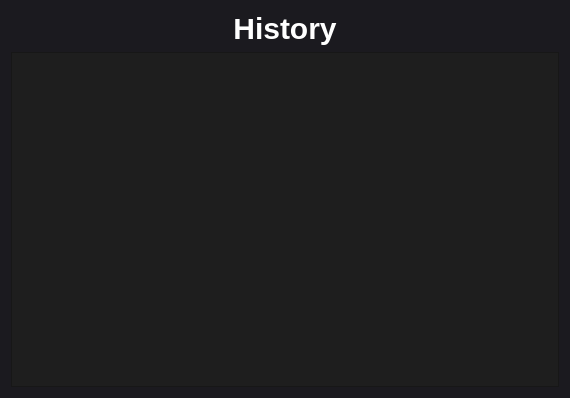
<?xml version="1.0" encoding="UTF-8"?>
<ui version="4.0">
 <class>Form</class>
 <widget class="QWidget" name="Form">
  <property name="geometry">
   <rect>
    <x>0</x>
    <y>0</y>
    <width>570</width>
    <height>398</height>
   </rect>
  </property>
  <property name="windowTitle">
   <string>Form</string>
  </property>
  <property name="styleSheet">
   <string notr="true">background-color: rgb(27, 26, 31);
color: rgb(255, 255, 255);</string>
  </property>
  <layout class="QVBoxLayout" name="verticalLayout">
   <item>
    <widget class="QLabel" name="title">
     <property name="sizePolicy">
      <sizepolicy hsizetype="MinimumExpanding" vsizetype="Fixed">
       <horstretch>0</horstretch>
       <verstretch>0</verstretch>
      </sizepolicy>
     </property>
     <property name="cursor">
      <cursorShape>ArrowCursor</cursorShape>
     </property>
     <property name="styleSheet">
      <string notr="true">font-family: &quot;Segoe UI&quot;, &quot;Roboto&quot;, &quot;Helvetica&quot;, &quot;Arial&quot;, sans-serif;
font-size: 30px;
font-weight: 600;
color: white;</string>
     </property>
     <property name="text">
      <string>History</string>
     </property>
     <property name="alignment">
      <set>Qt::AlignmentFlag::AlignCenter</set>
     </property>
    </widget>
   </item>
   <item>
    <widget class="QTableWidget" name="tableWidget">
     <property name="styleSheet">
      <string notr="true">QHeaderView::section {
    background-color: #2e2e2e;
    color: white;
    font-weight: bold;
}

QTableWidget {
    background-color: #1e1e1e;
    color: #dddddd;
    gridline-color: #444;
}
</string>
     </property>
    </widget>
   </item>
  </layout>
 </widget>
 <resources/>
 <connections/>
</ui>
